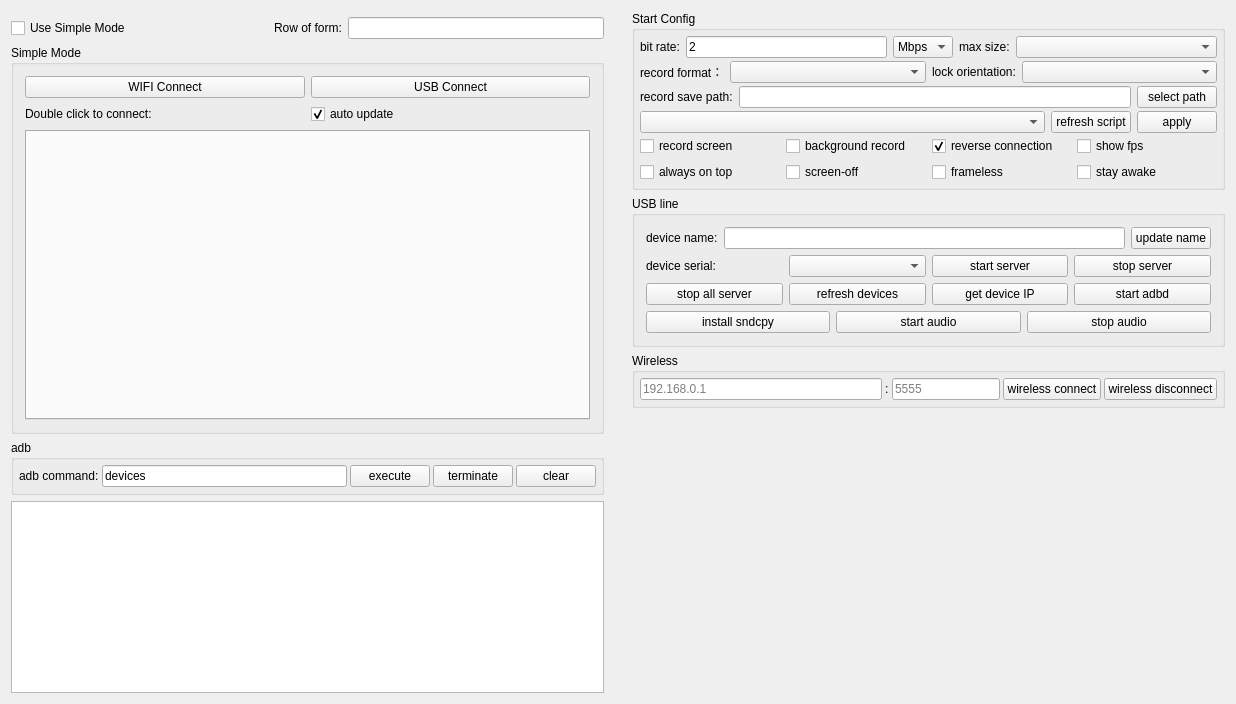
<?xml version="1.0" encoding="UTF-8"?>
<ui version="4.0">
 <class>Widget</class>
 <widget class="QWidget" name="Widget">
  <property name="geometry">
   <rect>
    <x>0</x>
    <y>0</y>
    <width>1236</width>
    <height>704</height>
   </rect>
  </property>
  <property name="windowTitle">
   <string notr="true">QtScrcpy</string>
  </property>
  <layout class="QHBoxLayout" name="horizontalLayout_11">
   <property name="leftMargin">
    <number>0</number>
   </property>
   <property name="topMargin">
    <number>0</number>
   </property>
   <property name="rightMargin">
    <number>0</number>
   </property>
   <property name="bottomMargin">
    <number>0</number>
   </property>
   <item>
    <widget class="QWidget" name="leftWidget" native="true">
     <property name="sizePolicy">
      <sizepolicy hsizetype="Preferred" vsizetype="Preferred">
       <horstretch>0</horstretch>
       <verstretch>0</verstretch>
      </sizepolicy>
     </property>
     <layout class="QVBoxLayout" name="verticalLayout_5">
      <item>
       <widget class="QWidget" name="widget" native="true"/>
      </item>
      <item>
       <layout class="QHBoxLayout" name="horizontalLayout_16">
        <item>
         <widget class="QCheckBox" name="useSingleModeCheck">
          <property name="sizePolicy">
           <sizepolicy hsizetype="Preferred" vsizetype="Maximum">
            <horstretch>0</horstretch>
            <verstretch>0</verstretch>
           </sizepolicy>
          </property>
          <property name="styleSheet">
           <string notr="true"/>
          </property>
          <property name="text">
           <string>Use Simple Mode</string>
          </property>
          <property name="checked">
           <bool>false</bool>
          </property>
         </widget>
        </item>
        <item>
         <widget class="QLabel" name="label_11">
          <property name="sizePolicy">
           <sizepolicy hsizetype="Maximum" vsizetype="Preferred">
            <horstretch>0</horstretch>
            <verstretch>0</verstretch>
           </sizepolicy>
          </property>
          <property name="text">
           <string>Row of form:</string>
          </property>
         </widget>
        </item>
        <item>
         <widget class="QLineEdit" name="formRowEdit">
          <property name="sizePolicy">
           <sizepolicy hsizetype="Preferred" vsizetype="Preferred">
            <horstretch>0</horstretch>
            <verstretch>0</verstretch>
           </sizepolicy>
          </property>
          <property name="text">
           <string notr="true"/>
          </property>
         </widget>
        </item>
       </layout>
      </item>
      <item>
       <widget class="QGroupBox" name="simpleGroupBox">
        <property name="sizePolicy">
         <sizepolicy hsizetype="Preferred" vsizetype="Preferred">
          <horstretch>0</horstretch>
          <verstretch>0</verstretch>
         </sizepolicy>
        </property>
        <property name="title">
         <string>Simple Mode</string>
        </property>
        <property name="checkable">
         <bool>false</bool>
        </property>
        <layout class="QVBoxLayout" name="verticalLayout_4">
         <item>
          <layout class="QHBoxLayout" name="horizontalLayout_9">
           <item>
            <widget class="QPushButton" name="wifiConnectBtn">
             <property name="sizePolicy">
              <sizepolicy hsizetype="Preferred" vsizetype="Maximum">
               <horstretch>0</horstretch>
               <verstretch>0</verstretch>
              </sizepolicy>
             </property>
             <property name="text">
              <string>WIFI Connect</string>
             </property>
            </widget>
           </item>
           <item>
            <widget class="QPushButton" name="usbConnectBtn">
             <property name="sizePolicy">
              <sizepolicy hsizetype="Preferred" vsizetype="Maximum">
               <horstretch>0</horstretch>
               <verstretch>0</verstretch>
              </sizepolicy>
             </property>
             <property name="text">
              <string>USB Connect</string>
             </property>
            </widget>
           </item>
          </layout>
         </item>
         <item>
          <layout class="QHBoxLayout" name="horizontalLayout_13">
           <property name="topMargin">
            <number>0</number>
           </property>
           <item>
            <widget class="QLabel" name="label_10">
             <property name="sizePolicy">
              <sizepolicy hsizetype="Preferred" vsizetype="Preferred">
               <horstretch>0</horstretch>
               <verstretch>0</verstretch>
              </sizepolicy>
             </property>
             <property name="text">
              <string>Double click to connect:</string>
             </property>
            </widget>
           </item>
           <item>
            <widget class="QCheckBox" name="autoUpdatecheckBox">
             <property name="sizePolicy">
              <sizepolicy hsizetype="Preferred" vsizetype="Preferred">
               <horstretch>0</horstretch>
               <verstretch>0</verstretch>
              </sizepolicy>
             </property>
             <property name="text">
              <string>auto update</string>
             </property>
             <property name="checked">
              <bool>true</bool>
             </property>
            </widget>
           </item>
          </layout>
         </item>
         <item>
          <widget class="QTabWidget" name="groupTabPhone"/>
         </item>
        </layout>
       </widget>
      </item>
      <item>
       <widget class="QGroupBox" name="adbGroupBox">
        <property name="sizePolicy">
         <sizepolicy hsizetype="Preferred" vsizetype="Maximum">
          <horstretch>0</horstretch>
          <verstretch>0</verstretch>
         </sizepolicy>
        </property>
        <property name="title">
         <string notr="true">adb</string>
        </property>
        <layout class="QHBoxLayout" name="horizontalLayout_2">
         <property name="spacing">
          <number>3</number>
         </property>
         <property name="leftMargin">
          <number>5</number>
         </property>
         <property name="topMargin">
          <number>5</number>
         </property>
         <property name="rightMargin">
          <number>5</number>
         </property>
         <property name="bottomMargin">
          <number>5</number>
         </property>
         <item>
          <widget class="QLabel" name="label_7">
           <property name="sizePolicy">
            <sizepolicy hsizetype="Maximum" vsizetype="Preferred">
             <horstretch>0</horstretch>
             <verstretch>0</verstretch>
            </sizepolicy>
           </property>
           <property name="text">
            <string>adb command:</string>
           </property>
           <property name="buddy">
            <cstring>adbCommandEdt</cstring>
           </property>
          </widget>
         </item>
         <item>
          <widget class="QLineEdit" name="adbCommandEdt">
           <property name="sizePolicy">
            <sizepolicy hsizetype="MinimumExpanding" vsizetype="Preferred">
             <horstretch>0</horstretch>
             <verstretch>0</verstretch>
            </sizepolicy>
           </property>
           <property name="text">
            <string notr="true">devices</string>
           </property>
          </widget>
         </item>
         <item>
          <widget class="QPushButton" name="adbCommandBtn">
           <property name="sizePolicy">
            <sizepolicy hsizetype="Maximum" vsizetype="Preferred">
             <horstretch>0</horstretch>
             <verstretch>0</verstretch>
            </sizepolicy>
           </property>
           <property name="text">
            <string>execute</string>
           </property>
          </widget>
         </item>
         <item>
          <widget class="QPushButton" name="stopAdbBtn">
           <property name="sizePolicy">
            <sizepolicy hsizetype="Maximum" vsizetype="Preferred">
             <horstretch>0</horstretch>
             <verstretch>0</verstretch>
            </sizepolicy>
           </property>
           <property name="text">
            <string>terminate</string>
           </property>
          </widget>
         </item>
         <item>
          <widget class="QPushButton" name="clearOut">
           <property name="sizePolicy">
            <sizepolicy hsizetype="Maximum" vsizetype="Preferred">
             <horstretch>0</horstretch>
             <verstretch>0</verstretch>
            </sizepolicy>
           </property>
           <property name="text">
            <string>clear</string>
           </property>
          </widget>
         </item>
        </layout>
       </widget>
      </item>
      <item>
       <widget class="QTextEdit" name="outEdit">
        <property name="sizePolicy">
         <sizepolicy hsizetype="Preferred" vsizetype="Preferred">
          <horstretch>0</horstretch>
          <verstretch>0</verstretch>
         </sizepolicy>
        </property>
        <property name="focusPolicy">
         <enum>Qt::ClickFocus</enum>
        </property>
        <property name="documentTitle">
         <string/>
        </property>
        <property name="readOnly">
         <bool>true</bool>
        </property>
       </widget>
      </item>
     </layout>
    </widget>
   </item>
   <item>
    <widget class="QWidget" name="rightWidget" native="true">
     <property name="sizePolicy">
      <sizepolicy hsizetype="MinimumExpanding" vsizetype="Preferred">
       <horstretch>0</horstretch>
       <verstretch>0</verstretch>
      </sizepolicy>
     </property>
     <layout class="QVBoxLayout" name="verticalLayout_6">
      <item>
       <widget class="QGroupBox" name="configGroupBox">
        <property name="sizePolicy">
         <sizepolicy hsizetype="Preferred" vsizetype="Preferred">
          <horstretch>0</horstretch>
          <verstretch>0</verstretch>
         </sizepolicy>
        </property>
        <property name="title">
         <string>Start Config</string>
        </property>
        <layout class="QVBoxLayout" name="verticalLayout_3">
         <property name="spacing">
          <number>3</number>
         </property>
         <property name="leftMargin">
          <number>5</number>
         </property>
         <property name="topMargin">
          <number>5</number>
         </property>
         <property name="rightMargin">
          <number>5</number>
         </property>
         <property name="bottomMargin">
          <number>5</number>
         </property>
         <item>
          <widget class="QWidget" name="configWidget1" native="true">
           <property name="sizePolicy">
            <sizepolicy hsizetype="Preferred" vsizetype="Preferred">
             <horstretch>0</horstretch>
             <verstretch>0</verstretch>
            </sizepolicy>
           </property>
           <layout class="QHBoxLayout" name="horizontalLayout_5">
            <property name="leftMargin">
             <number>0</number>
            </property>
            <property name="topMargin">
             <number>0</number>
            </property>
            <property name="rightMargin">
             <number>0</number>
            </property>
            <property name="bottomMargin">
             <number>0</number>
            </property>
            <item>
             <widget class="QLabel" name="label_3">
              <property name="sizePolicy">
               <sizepolicy hsizetype="Maximum" vsizetype="Preferred">
                <horstretch>0</horstretch>
                <verstretch>0</verstretch>
               </sizepolicy>
              </property>
              <property name="text">
               <string>bit rate:</string>
              </property>
             </widget>
            </item>
            <item>
             <widget class="QLineEdit" name="bitRateEdit">
              <property name="sizePolicy">
               <sizepolicy hsizetype="Preferred" vsizetype="Preferred">
                <horstretch>0</horstretch>
                <verstretch>0</verstretch>
               </sizepolicy>
              </property>
              <property name="text">
               <string notr="true">2</string>
              </property>
             </widget>
            </item>
            <item>
             <widget class="QComboBox" name="bitRateBox">
              <property name="sizePolicy">
               <sizepolicy hsizetype="Maximum" vsizetype="Preferred">
                <horstretch>0</horstretch>
                <verstretch>0</verstretch>
               </sizepolicy>
              </property>
              <property name="toolTip">
               <string/>
              </property>
              <property name="currentText">
               <string notr="true">Mbps</string>
              </property>
              <item>
               <property name="text">
                <string notr="true">Mbps</string>
               </property>
              </item>
              <item>
               <property name="text">
                <string notr="true">Kbps</string>
               </property>
              </item>
             </widget>
            </item>
            <item>
             <widget class="QLabel" name="label_4">
              <property name="sizePolicy">
               <sizepolicy hsizetype="Maximum" vsizetype="Preferred">
                <horstretch>0</horstretch>
                <verstretch>0</verstretch>
               </sizepolicy>
              </property>
              <property name="text">
               <string>max size:</string>
              </property>
             </widget>
            </item>
            <item>
             <widget class="QComboBox" name="maxSizeBox">
              <property name="sizePolicy">
               <sizepolicy hsizetype="Preferred" vsizetype="Preferred">
                <horstretch>0</horstretch>
                <verstretch>0</verstretch>
               </sizepolicy>
              </property>
              <property name="toolTip">
               <string/>
              </property>
             </widget>
            </item>
           </layout>
          </widget>
         </item>
         <item>
          <widget class="QWidget" name="configWidget5" native="true">
           <property name="sizePolicy">
            <sizepolicy hsizetype="Preferred" vsizetype="Preferred">
             <horstretch>0</horstretch>
             <verstretch>0</verstretch>
            </sizepolicy>
           </property>
           <layout class="QHBoxLayout" name="horizontalLayout_7">
            <property name="leftMargin">
             <number>0</number>
            </property>
            <property name="topMargin">
             <number>0</number>
            </property>
            <property name="rightMargin">
             <number>0</number>
            </property>
            <property name="bottomMargin">
             <number>0</number>
            </property>
            <item>
             <widget class="QLabel" name="label_6">
              <property name="sizePolicy">
               <sizepolicy hsizetype="Maximum" vsizetype="Preferred">
                <horstretch>0</horstretch>
                <verstretch>0</verstretch>
               </sizepolicy>
              </property>
              <property name="text">
               <string>record format：</string>
              </property>
             </widget>
            </item>
            <item>
             <widget class="QComboBox" name="formatBox">
              <property name="sizePolicy">
               <sizepolicy hsizetype="Preferred" vsizetype="Preferred">
                <horstretch>0</horstretch>
                <verstretch>0</verstretch>
               </sizepolicy>
              </property>
             </widget>
            </item>
            <item>
             <widget class="QLabel" name="label_8">
              <property name="sizePolicy">
               <sizepolicy hsizetype="Maximum" vsizetype="Preferred">
                <horstretch>0</horstretch>
                <verstretch>0</verstretch>
               </sizepolicy>
              </property>
              <property name="text">
               <string>lock orientation:</string>
              </property>
             </widget>
            </item>
            <item>
             <widget class="QComboBox" name="lockOrientationBox">
              <property name="sizePolicy">
               <sizepolicy hsizetype="Preferred" vsizetype="Preferred">
                <horstretch>0</horstretch>
                <verstretch>0</verstretch>
               </sizepolicy>
              </property>
             </widget>
            </item>
           </layout>
          </widget>
         </item>
         <item>
          <widget class="QWidget" name="configWidget2" native="true">
           <property name="sizePolicy">
            <sizepolicy hsizetype="Preferred" vsizetype="Preferred">
             <horstretch>0</horstretch>
             <verstretch>0</verstretch>
            </sizepolicy>
           </property>
           <layout class="QHBoxLayout" name="horizontalLayout_6">
            <property name="leftMargin">
             <number>0</number>
            </property>
            <property name="topMargin">
             <number>0</number>
            </property>
            <property name="rightMargin">
             <number>0</number>
            </property>
            <property name="bottomMargin">
             <number>0</number>
            </property>
            <item>
             <widget class="QLabel" name="label_5">
              <property name="sizePolicy">
               <sizepolicy hsizetype="Preferred" vsizetype="Preferred">
                <horstretch>0</horstretch>
                <verstretch>0</verstretch>
               </sizepolicy>
              </property>
              <property name="text">
               <string>record save path:</string>
              </property>
              <property name="buddy">
               <cstring>recordPathEdt</cstring>
              </property>
             </widget>
            </item>
            <item>
             <widget class="QLineEdit" name="recordPathEdt">
              <property name="sizePolicy">
               <sizepolicy hsizetype="MinimumExpanding" vsizetype="Preferred">
                <horstretch>0</horstretch>
                <verstretch>0</verstretch>
               </sizepolicy>
              </property>
              <property name="readOnly">
               <bool>true</bool>
              </property>
             </widget>
            </item>
            <item>
             <widget class="QPushButton" name="selectRecordPathBtn">
              <property name="sizePolicy">
               <sizepolicy hsizetype="Preferred" vsizetype="Preferred">
                <horstretch>0</horstretch>
                <verstretch>0</verstretch>
               </sizepolicy>
              </property>
              <property name="text">
               <string>select path</string>
              </property>
              <property name="autoDefault">
               <bool>false</bool>
              </property>
             </widget>
            </item>
           </layout>
          </widget>
         </item>
         <item>
          <widget class="QWidget" name="configWidget4" native="true">
           <property name="sizePolicy">
            <sizepolicy hsizetype="Preferred" vsizetype="Preferred">
             <horstretch>0</horstretch>
             <verstretch>0</verstretch>
            </sizepolicy>
           </property>
           <layout class="QHBoxLayout" name="horizontalLayout_8">
            <property name="leftMargin">
             <number>0</number>
            </property>
            <property name="topMargin">
             <number>0</number>
            </property>
            <property name="rightMargin">
             <number>0</number>
            </property>
            <property name="bottomMargin">
             <number>0</number>
            </property>
            <item>
             <widget class="QComboBox" name="gameBox">
              <property name="sizePolicy">
               <sizepolicy hsizetype="MinimumExpanding" vsizetype="Preferred">
                <horstretch>0</horstretch>
                <verstretch>0</verstretch>
               </sizepolicy>
              </property>
             </widget>
            </item>
            <item>
             <widget class="QPushButton" name="refreshGameScriptBtn">
              <property name="sizePolicy">
               <sizepolicy hsizetype="Preferred" vsizetype="Preferred">
                <horstretch>0</horstretch>
                <verstretch>0</verstretch>
               </sizepolicy>
              </property>
              <property name="text">
               <string>refresh script</string>
              </property>
             </widget>
            </item>
            <item>
             <widget class="QPushButton" name="applyScriptBtn">
              <property name="sizePolicy">
               <sizepolicy hsizetype="Preferred" vsizetype="Preferred">
                <horstretch>0</horstretch>
                <verstretch>0</verstretch>
               </sizepolicy>
              </property>
              <property name="text">
               <string>apply</string>
              </property>
             </widget>
            </item>
           </layout>
          </widget>
         </item>
         <item>
          <widget class="QWidget" name="configWidget3" native="true">
           <property name="sizePolicy">
            <sizepolicy hsizetype="Preferred" vsizetype="Preferred">
             <horstretch>0</horstretch>
             <verstretch>0</verstretch>
            </sizepolicy>
           </property>
           <layout class="QGridLayout" name="gridLayout">
            <property name="leftMargin">
             <number>0</number>
            </property>
            <property name="topMargin">
             <number>0</number>
            </property>
            <property name="rightMargin">
             <number>0</number>
            </property>
            <property name="bottomMargin">
             <number>0</number>
            </property>
            <item row="1" column="1">
             <widget class="QCheckBox" name="closeScreenCheck">
              <property name="sizePolicy">
               <sizepolicy hsizetype="Preferred" vsizetype="Preferred">
                <horstretch>0</horstretch>
                <verstretch>0</verstretch>
               </sizepolicy>
              </property>
              <property name="text">
               <string>screen-off</string>
              </property>
             </widget>
            </item>
            <item row="1" column="3">
             <widget class="QCheckBox" name="framelessCheck">
              <property name="sizePolicy">
               <sizepolicy hsizetype="Preferred" vsizetype="Preferred">
                <horstretch>0</horstretch>
                <verstretch>0</verstretch>
               </sizepolicy>
              </property>
              <property name="text">
               <string>frameless</string>
              </property>
             </widget>
            </item>
            <item row="1" column="0">
             <widget class="QCheckBox" name="alwaysTopCheck">
              <property name="sizePolicy">
               <sizepolicy hsizetype="Preferred" vsizetype="Preferred">
                <horstretch>0</horstretch>
                <verstretch>0</verstretch>
               </sizepolicy>
              </property>
              <property name="text">
               <string>always on top</string>
              </property>
              <property name="checked">
               <bool>false</bool>
              </property>
             </widget>
            </item>
            <item row="0" column="1">
             <widget class="QCheckBox" name="notDisplayCheck">
              <property name="sizePolicy">
               <sizepolicy hsizetype="Preferred" vsizetype="Preferred">
                <horstretch>0</horstretch>
                <verstretch>0</verstretch>
               </sizepolicy>
              </property>
              <property name="text">
               <string>background record</string>
              </property>
              <property name="checkable">
               <bool>false</bool>
              </property>
             </widget>
            </item>
            <item row="0" column="3">
             <widget class="QCheckBox" name="useReverseCheck">
              <property name="sizePolicy">
               <sizepolicy hsizetype="Preferred" vsizetype="Preferred">
                <horstretch>0</horstretch>
                <verstretch>0</verstretch>
               </sizepolicy>
              </property>
              <property name="text">
               <string>reverse connection</string>
              </property>
              <property name="checked">
               <bool>true</bool>
              </property>
             </widget>
            </item>
            <item row="0" column="0">
             <widget class="QCheckBox" name="recordScreenCheck">
              <property name="sizePolicy">
               <sizepolicy hsizetype="Preferred" vsizetype="Preferred">
                <horstretch>0</horstretch>
                <verstretch>0</verstretch>
               </sizepolicy>
              </property>
              <property name="text">
               <string>record screen</string>
              </property>
             </widget>
            </item>
            <item row="0" column="4">
             <widget class="QCheckBox" name="fpsCheck">
              <property name="sizePolicy">
               <sizepolicy hsizetype="Preferred" vsizetype="Preferred">
                <horstretch>0</horstretch>
                <verstretch>0</verstretch>
               </sizepolicy>
              </property>
              <property name="text">
               <string>show fps</string>
              </property>
             </widget>
            </item>
            <item row="1" column="4">
             <widget class="QCheckBox" name="stayAwakeCheck">
              <property name="sizePolicy">
               <sizepolicy hsizetype="Preferred" vsizetype="Preferred">
                <horstretch>0</horstretch>
                <verstretch>0</verstretch>
               </sizepolicy>
              </property>
              <property name="text">
               <string>stay awake</string>
              </property>
             </widget>
            </item>
           </layout>
          </widget>
         </item>
        </layout>
       </widget>
      </item>
      <item>
       <widget class="QGroupBox" name="usbGroupBox">
        <property name="sizePolicy">
         <sizepolicy hsizetype="Preferred" vsizetype="Preferred">
          <horstretch>0</horstretch>
          <verstretch>0</verstretch>
         </sizepolicy>
        </property>
        <property name="title">
         <string>USB line</string>
        </property>
        <layout class="QVBoxLayout" name="verticalLayout">
         <item>
          <layout class="QHBoxLayout" name="horizontalLayout_10">
           <item>
            <widget class="QLabel" name="label_9">
             <property name="sizePolicy">
              <sizepolicy hsizetype="Preferred" vsizetype="Preferred">
               <horstretch>0</horstretch>
               <verstretch>0</verstretch>
              </sizepolicy>
             </property>
             <property name="text">
              <string>device name:</string>
             </property>
            </widget>
           </item>
           <item>
            <widget class="QLineEdit" name="userNameEdt">
             <property name="sizePolicy">
              <sizepolicy hsizetype="MinimumExpanding" vsizetype="Preferred">
               <horstretch>0</horstretch>
               <verstretch>0</verstretch>
              </sizepolicy>
             </property>
            </widget>
           </item>
           <item>
            <widget class="QPushButton" name="updateNameBtn">
             <property name="sizePolicy">
              <sizepolicy hsizetype="Preferred" vsizetype="Preferred">
               <horstretch>0</horstretch>
               <verstretch>0</verstretch>
              </sizepolicy>
             </property>
             <property name="text">
              <string>update name</string>
             </property>
             <property name="autoDefault">
              <bool>false</bool>
             </property>
            </widget>
           </item>
          </layout>
         </item>
         <item>
          <widget class="QWidget" name="usbWidget1" native="true">
           <property name="sizePolicy">
            <sizepolicy hsizetype="Preferred" vsizetype="Preferred">
             <horstretch>0</horstretch>
             <verstretch>0</verstretch>
            </sizepolicy>
           </property>
           <layout class="QHBoxLayout" name="horizontalLayout_3">
            <property name="leftMargin">
             <number>0</number>
            </property>
            <property name="topMargin">
             <number>0</number>
            </property>
            <property name="rightMargin">
             <number>0</number>
            </property>
            <property name="bottomMargin">
             <number>0</number>
            </property>
            <item>
             <widget class="QLabel" name="label_2">
              <property name="sizePolicy">
               <sizepolicy hsizetype="Preferred" vsizetype="Preferred">
                <horstretch>0</horstretch>
                <verstretch>0</verstretch>
               </sizepolicy>
              </property>
              <property name="text">
               <string>device serial:</string>
              </property>
             </widget>
            </item>
            <item>
             <widget class="QComboBox" name="serialBox">
              <property name="sizePolicy">
               <sizepolicy hsizetype="Preferred" vsizetype="Preferred">
                <horstretch>0</horstretch>
                <verstretch>0</verstretch>
               </sizepolicy>
              </property>
             </widget>
            </item>
            <item>
             <widget class="QPushButton" name="startServerBtn">
              <property name="sizePolicy">
               <sizepolicy hsizetype="Preferred" vsizetype="Preferred">
                <horstretch>0</horstretch>
                <verstretch>0</verstretch>
               </sizepolicy>
              </property>
              <property name="text">
               <string>start server</string>
              </property>
              <property name="autoDefault">
               <bool>false</bool>
              </property>
             </widget>
            </item>
            <item>
             <widget class="QPushButton" name="stopServerBtn">
              <property name="sizePolicy">
               <sizepolicy hsizetype="Preferred" vsizetype="Preferred">
                <horstretch>0</horstretch>
                <verstretch>0</verstretch>
               </sizepolicy>
              </property>
              <property name="text">
               <string>stop server</string>
              </property>
              <property name="autoDefault">
               <bool>false</bool>
              </property>
             </widget>
            </item>
           </layout>
          </widget>
         </item>
         <item>
          <widget class="QWidget" name="usbWidget2" native="true">
           <property name="sizePolicy">
            <sizepolicy hsizetype="Preferred" vsizetype="Preferred">
             <horstretch>0</horstretch>
             <verstretch>0</verstretch>
            </sizepolicy>
           </property>
           <layout class="QHBoxLayout" name="horizontalLayout_4">
            <property name="leftMargin">
             <number>0</number>
            </property>
            <property name="topMargin">
             <number>0</number>
            </property>
            <property name="rightMargin">
             <number>0</number>
            </property>
            <property name="bottomMargin">
             <number>0</number>
            </property>
            <item>
             <widget class="QPushButton" name="stopAllServerBtn">
              <property name="sizePolicy">
               <sizepolicy hsizetype="Preferred" vsizetype="Preferred">
                <horstretch>0</horstretch>
                <verstretch>0</verstretch>
               </sizepolicy>
              </property>
              <property name="text">
               <string>stop all server</string>
              </property>
             </widget>
            </item>
            <item>
             <widget class="QPushButton" name="updateDevice">
              <property name="sizePolicy">
               <sizepolicy hsizetype="Preferred" vsizetype="Preferred">
                <horstretch>0</horstretch>
                <verstretch>0</verstretch>
               </sizepolicy>
              </property>
              <property name="text">
               <string>refresh devices</string>
              </property>
              <property name="autoDefault">
               <bool>false</bool>
              </property>
             </widget>
            </item>
            <item>
             <widget class="QPushButton" name="getIPBtn">
              <property name="sizePolicy">
               <sizepolicy hsizetype="Preferred" vsizetype="Preferred">
                <horstretch>0</horstretch>
                <verstretch>0</verstretch>
               </sizepolicy>
              </property>
              <property name="text">
               <string>get device IP</string>
              </property>
              <property name="autoDefault">
               <bool>false</bool>
              </property>
             </widget>
            </item>
            <item>
             <widget class="QPushButton" name="startAdbdBtn">
              <property name="sizePolicy">
               <sizepolicy hsizetype="Preferred" vsizetype="Preferred">
                <horstretch>0</horstretch>
                <verstretch>0</verstretch>
               </sizepolicy>
              </property>
              <property name="text">
               <string>start adbd</string>
              </property>
              <property name="autoDefault">
               <bool>false</bool>
              </property>
             </widget>
            </item>
           </layout>
          </widget>
         </item>
         <item>
          <widget class="QWidget" name="usbWidget3" native="true">
           <layout class="QHBoxLayout" name="horizontalLayout_12">
            <property name="leftMargin">
             <number>0</number>
            </property>
            <property name="topMargin">
             <number>0</number>
            </property>
            <property name="rightMargin">
             <number>0</number>
            </property>
            <property name="bottomMargin">
             <number>0</number>
            </property>
            <item>
             <widget class="QPushButton" name="installSndcpyBtn">
              <property name="sizePolicy">
               <sizepolicy hsizetype="Preferred" vsizetype="Preferred">
                <horstretch>0</horstretch>
                <verstretch>0</verstretch>
               </sizepolicy>
              </property>
              <property name="text">
               <string>install sndcpy</string>
              </property>
             </widget>
            </item>
            <item>
             <widget class="QPushButton" name="startAudioBtn">
              <property name="sizePolicy">
               <sizepolicy hsizetype="Preferred" vsizetype="Preferred">
                <horstretch>0</horstretch>
                <verstretch>0</verstretch>
               </sizepolicy>
              </property>
              <property name="text">
               <string>start audio</string>
              </property>
             </widget>
            </item>
            <item>
             <widget class="QPushButton" name="stopAudioBtn">
              <property name="sizePolicy">
               <sizepolicy hsizetype="Preferred" vsizetype="Preferred">
                <horstretch>0</horstretch>
                <verstretch>0</verstretch>
               </sizepolicy>
              </property>
              <property name="text">
               <string>stop audio</string>
              </property>
             </widget>
            </item>
           </layout>
          </widget>
         </item>
        </layout>
       </widget>
      </item>
      <item>
       <widget class="QGroupBox" name="wirelessGroupBox">
        <property name="sizePolicy">
         <sizepolicy hsizetype="Preferred" vsizetype="Preferred">
          <horstretch>0</horstretch>
          <verstretch>0</verstretch>
         </sizepolicy>
        </property>
        <property name="title">
         <string>Wireless</string>
        </property>
        <layout class="QHBoxLayout" name="horizontalLayout">
         <property name="spacing">
          <number>3</number>
         </property>
         <property name="leftMargin">
          <number>5</number>
         </property>
         <property name="topMargin">
          <number>5</number>
         </property>
         <property name="rightMargin">
          <number>5</number>
         </property>
         <property name="bottomMargin">
          <number>5</number>
         </property>
         <item>
          <widget class="QLineEdit" name="deviceIpEdt">
           <property name="sizePolicy">
            <sizepolicy hsizetype="MinimumExpanding" vsizetype="Preferred">
             <horstretch>0</horstretch>
             <verstretch>0</verstretch>
            </sizepolicy>
           </property>
           <property name="text">
            <string/>
           </property>
           <property name="maxLength">
            <number>128</number>
           </property>
           <property name="placeholderText">
            <string notr="true">192.168.0.1</string>
           </property>
          </widget>
         </item>
         <item>
          <widget class="QLabel" name="label">
           <property name="sizePolicy">
            <sizepolicy hsizetype="Maximum" vsizetype="Preferred">
             <horstretch>0</horstretch>
             <verstretch>0</verstretch>
            </sizepolicy>
           </property>
           <property name="text">
            <string notr="true">:</string>
           </property>
          </widget>
         </item>
         <item>
          <widget class="QLineEdit" name="devicePortEdt">
           <property name="sizePolicy">
            <sizepolicy hsizetype="Maximum" vsizetype="Preferred">
             <horstretch>0</horstretch>
             <verstretch>0</verstretch>
            </sizepolicy>
           </property>
           <property name="text">
            <string/>
           </property>
           <property name="maxLength">
            <number>6</number>
           </property>
           <property name="placeholderText">
            <string notr="true">5555</string>
           </property>
          </widget>
         </item>
         <item>
          <widget class="QPushButton" name="wirelessConnectBtn">
           <property name="sizePolicy">
            <sizepolicy hsizetype="Preferred" vsizetype="Preferred">
             <horstretch>0</horstretch>
             <verstretch>0</verstretch>
            </sizepolicy>
           </property>
           <property name="text">
            <string>wireless connect</string>
           </property>
           <property name="autoDefault">
            <bool>false</bool>
           </property>
          </widget>
         </item>
         <item>
          <widget class="QPushButton" name="wirelessDisConnectBtn">
           <property name="sizePolicy">
            <sizepolicy hsizetype="Preferred" vsizetype="Preferred">
             <horstretch>0</horstretch>
             <verstretch>0</verstretch>
            </sizepolicy>
           </property>
           <property name="text">
            <string>wireless disconnect</string>
           </property>
           <property name="autoDefault">
            <bool>false</bool>
           </property>
          </widget>
         </item>
        </layout>
       </widget>
      </item>
      <item>
       <spacer name="verticalSpacer">
        <property name="sizePolicy">
         <sizepolicy hsizetype="Preferred" vsizetype="Preferred">
          <horstretch>0</horstretch>
          <verstretch>0</verstretch>
         </sizepolicy>
        </property>
        <property name="orientation">
         <enum>Qt::Vertical</enum>
        </property>
        <property name="sizeHint" stdset="0">
         <size>
          <width>20</width>
          <height>40</height>
         </size>
        </property>
       </spacer>
      </item>
     </layout>
    </widget>
   </item>
  </layout>
 </widget>
 <layoutdefault spacing="6" margin="11"/>
 <tabstops>
  <tabstop>deviceIpEdt</tabstop>
  <tabstop>devicePortEdt</tabstop>
  <tabstop>wirelessConnectBtn</tabstop>
  <tabstop>wirelessDisConnectBtn</tabstop>
  <tabstop>adbCommandEdt</tabstop>
  <tabstop>adbCommandBtn</tabstop>
  <tabstop>stopAdbBtn</tabstop>
  <tabstop>clearOut</tabstop>
 </tabstops>
 <resources/>
 <connections/>
</ui>
